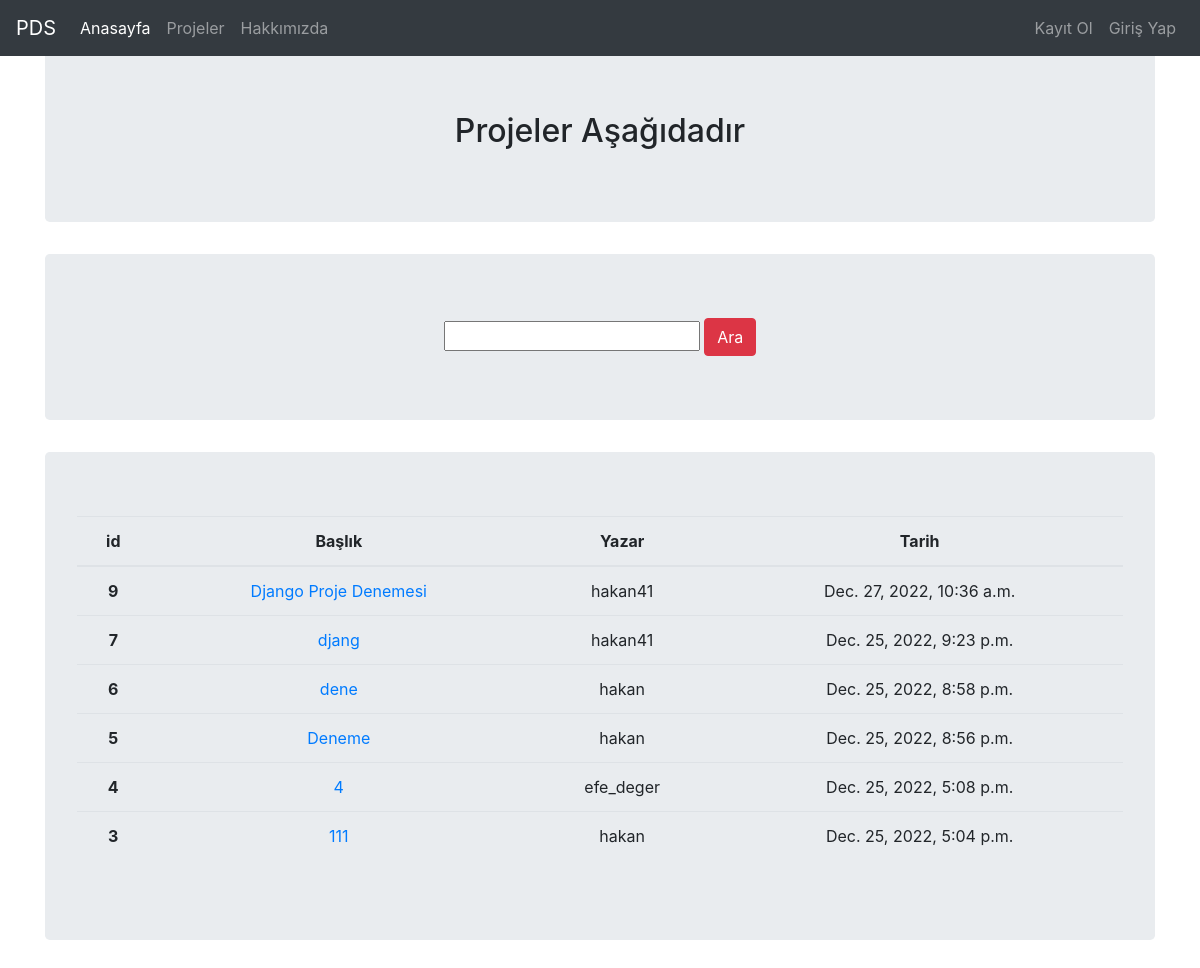
/projects/, run on the app's committed database.
### project/models.py (models this page shows, shortened)
class Projeler(models.Model):
    STATUS = (
        ('True', 'Evet'),
        ('False', 'Hayır'),
    )
    author = models.ForeignKey("auth.User", on_delete=models.CASCADE)
    title = models.CharField(max_length=50)
    keywords = models.CharField(blank=True, max_length=50)
    description = models.CharField(max_length=300, blank=True)
    image = models.ImageField(blank=True, upload_to='images/')
    detail = models.TextField()
    videolink = models.CharField(max_length=50, blank=True)
    status = models.CharField(choices=STATUS, max_length=10)
    created_at = models.DateTimeField(auto_now_add=True)
    updated_at = models.DateTimeField(auto_now=True)
    class Meta:
        ordering = ['-created_at']

### project/views.py (the view)
# urls.py: path('projects/', include("project.urls"))
def project(request):
    keyword = request.GET.get("keyword")
    if keyword:
        projects = Projeler.objects.filter(title__contains = keyword)
        return render(request, "projects.html", {"projects":projects})
    projects = Projeler.objects.all()
    context = {
        "projects":projects
    }
    return render(request, "projects.html", context)

### templates/projects.html
{% extends "layout.html" %}
{% block body %}
<div class="jumbotron text-center">
    <h2>Projeler Aşağıdadır<h2>
</div>
<div class="jumbotron text-center">
    <form>
        <input type="text" name="keyword" class="input-sm">
        <button type="submit" class="btn btn-danger">Ara</button>
    </form>
</div>
<div class="jumbotron text-center" class="alert-success">
    {% if projects %}
    <table class="table">
        <thead>
        <tr>
            <th scope="col">id</th>
            <th scope="col">Başlık</th>
            <th scope="col">Yazar</th>
            <th scope="col">Tarih</th>
        </tr>
        </thead>
        <tbody>
            {% for project in projects %}
            <tr>
                <th scope="row">{{project.id}}</th>
                <td><a href="/projects/project/{{project.id}}">{{project.title}}</a></td>
                <td>{{project.author}}</td>
                <td>{{project.created_at}}</td>
            </tr>
            {% endfor %}
        </tbody>
    </table>
{% else %}
    <div class="alert alert-danger">Henüz bir proje bulunmuyor.</div>
{% endif %}
</div>
{% endblock body %}

### data on the page
Projeler: id "9", title "Django Proje Denemesi", author "hakan41", created_at "Dec. 27, 2022, 10:36 a.m."
Projeler: id "7", title "djang", author "hakan41", created_at "Dec. 25, 2022, 9:23 p.m."
Projeler: id "6", title "dene", author "hakan", created_at "Dec. 25, 2022, 8:58 p.m."
Projeler: id "5", title "Deneme", author "hakan", created_at "Dec. 25, 2022, 8:56 p.m."
Projeler: id "4", title "4", author "efe_deger", created_at "Dec. 25, 2022, 5:08 p.m."
Projeler: id "3", title "111", author "hakan", created_at "Dec. 25, 2022, 5:04 p.m."
